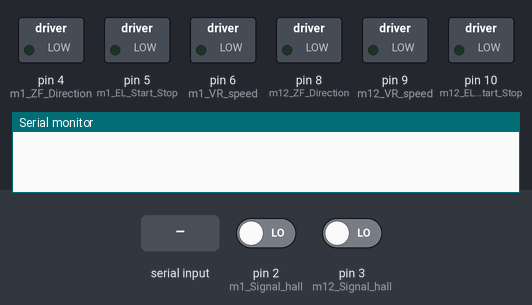
Bench run of a sketch on a simulated Arduino Nano, built with avr-gcc and run on an emulated ATmega328P. On the bench: switched loads named in the sketch (green lamp = pin HIGH), the last lines printed to the serial monitor. Inputs (shaded band) come from the test bench; at power-on: pin 2 (m1_Signal_hall) LOW, pin 3 (m12_Signal_hall) LOW.

Above: at 1.2 s.
1.3 s: "30:150\n" received over Serial
At 3.7 s:
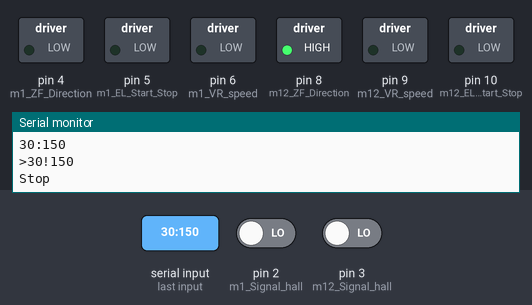
4.0 s: "1:90:45\n" received over Serial
At 5.2 s:
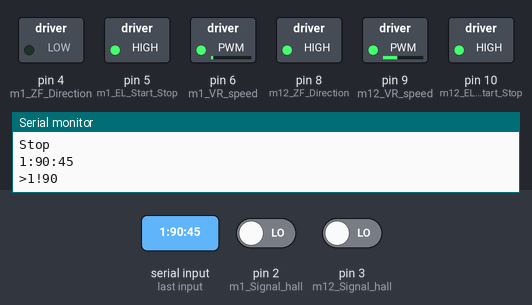
Timing chart, 0 to 7.0 s (numbered marks = the images above; inputs shaded):
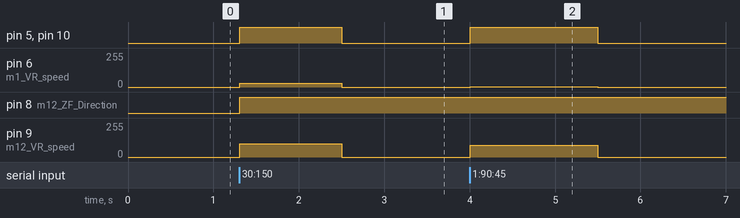

Measured:
- after the input at 1.3 s, pin 5 (m1_EL_Start_Stop), pin 10 (m12_EL_Start_Stop): LOW → HIGH at once, → LOW 1.2 s later; pin 6 (m1_VR_speed): 0/255 → 30/255 at once, → 0/255 1.2 s later; pin 8 (m12_ZF_Direction): LOW → HIGH at once; pin 9 (m12_VR_speed): 0/255 → 100/255 at once, → 0/255 1.2 s later
- after the input at 4.0 s, pin 5 (m1_EL_Start_Stop), pin 10 (m12_EL_Start_Stop): LOW → HIGH at once, → LOW 1.5 s later; pin 6 (m1_VR_speed): 0/255 → 1/255 at once, → 0/255 1.5 s later; pin 9 (m12_VR_speed): 0/255 → 90/255 at once, → 0/255 1.5 s later

The sketch:

BLDC_Controler_UDP.ino
```cpp
//#######################################
//#######################################
// GPIO mappings for Arduino Nano
//#######################################
int m1_Signal_hall = 2; // Signal - Hall sensor
int m1_VR_speed = 6;  //VR   6
int m1_ZF_Direction = 4; // ZF
int m1_EL_Start_Stop = 5; //EL

int m12_Signal_hall = 3; // Signal - Hall sensor
int m12_VR_speed = 9;  //VR
int m12_ZF_Direction = 8; // ZF
int m12_EL_Start_Stop = 10; //EL
//#######################################
//#######################################
#define COUNTERLIMIT  1

const int UPLIMIT = 100;
const int DWLIMIT = -100;

int lspeed = 0;
int rspeed = 0;

volatile int lpos = 0;
volatile int rpos = 0;

int lmaxpos = 0;
int rmaxpos = 0;

float  ldiff = 0;
float rdiff = 0;
volatile bool change = true;


bool FF = false;
//#######################################
//#######################################

unsigned long startMillis;  //some global variables available anywhere in the program
unsigned long currentMillis;
unsigned long period = 1000;  //the value is a number of milliseconds

String inputString = "";         // a string to hold incoming data
boolean stringComplete = false;  // whether the string is complete

void setup() {

  // put your setup code here, to run once:
  Serial.begin(9600);

  //wheel 1 - Setup pin mode
  pinMode(m1_EL_Start_Stop, OUTPUT);//stop/start - EL
  pinMode(m1_Signal_hall, INPUT);   //plus       - Signal
  pinMode(m1_ZF_Direction, OUTPUT); //direction  - ZF

  //wheel 2 - Setup pin mode
  pinMode(m12_EL_Start_Stop, OUTPUT);//stop/start - EL
  pinMode(m12_Signal_hall, INPUT);   //plus       - Signal
  pinMode(m12_ZF_Direction, OUTPUT); //direction  - ZF

  //Hall sensor detection - Count steps
  attachInterrupt(digitalPinToInterrupt(m1_Signal_hall), lplus, CHANGE);
  attachInterrupt(digitalPinToInterrupt(m12_Signal_hall), rplus, CHANGE);

  startMillis = millis();  //initial start time
}

void lplus() {
  lpos++;
  change = true;
}
void rplus() {
  rpos++;
  change = true;
}

int LSpeed = 0;
int RSPeed = 0;
int counter = 0;

void wheelStop() {
  digitalWrite(m1_EL_Start_Stop, LOW);
  digitalWrite(m12_EL_Start_Stop, LOW);
}


void LWheelMove(int LwheelSpeed) {
  LwheelSpeed = limit(LwheelSpeed);
  if (LwheelSpeed > 0) {
    analogWrite(m1_VR_speed, LwheelSpeed);
    digitalWrite(m1_ZF_Direction, LOW);
  } else if (LwheelSpeed < 0) {
    analogWrite(m1_VR_speed, -1 * LwheelSpeed);
    digitalWrite(m1_ZF_Direction, HIGH);
  } else   if (LwheelSpeed == 0) {
    LWheelStop();
    return;
  }
  digitalWrite(m1_EL_Start_Stop, HIGH);
}

void RWheelStop() {
  analogWrite(m12_VR_speed, 0);
  digitalWrite(m12_EL_Start_Stop, LOW);
}
void RWheelMove(int RwheelSpeed) {
  RwheelSpeed = limit(RwheelSpeed);
  if (RwheelSpeed > 0) {
    analogWrite(m12_VR_speed, RwheelSpeed);
    digitalWrite(m12_ZF_Direction, HIGH);
  } else if (RwheelSpeed < 0) {
    analogWrite(m12_VR_speed, -1 * RwheelSpeed);
    digitalWrite(m12_ZF_Direction, LOW);
  } else   if (RwheelSpeed == 0) {
    RWheelStop();
    return;
  }
  digitalWrite(m12_EL_Start_Stop, HIGH);
}

void LWheelStop() {
  analogWrite(m1_VR_speed, 0);
  digitalWrite(m1_EL_Start_Stop, LOW);
}

int limit(int originalvalue) {
  if (originalvalue >= UPLIMIT)
    return UPLIMIT;
  if (originalvalue <= DWLIMIT)
    return DWLIMIT;
  return originalvalue;
}


void serialEvent() {
  while (Serial.available()) {
    // get the new byte:
    char inChar = (char)Serial.read();
    if (inChar == '{') {
      inputString = "";
      continue;
    }
    // add it to the inputString:
    inputString += inChar;
    // if the incoming character is a newline, set a flag
    // so the main loop can do something about it:
    if (inChar == '\n') {
      stringComplete = true;
    }
  }
}

void loop() {
  currentMillis = millis();  //get the current "time" (actually the number of milliseconds since the program started)
  if (stringComplete) {
    Serial.println(inputString);
//    if (inputString.length() > 2 && !FF)
//    {
//      if (inputString[0] == 'F' && inputString[1] == 'F' && inputString[2] == '}') {
//        FF = true;
//        lpos = 0; rpos = 0; ldiff =0; rdiff = 0;
//        Serial.print("Mode FF");
//        lspeed = 35; rspeed = 35;
//        LWheelMove(50); RWheelMove(50);
//      }
//    }
    if (inputString != "" && inputString.length() > 6) {
      if ((inputString[0] >= 48 && inputString[0] <= 57) || (inputString[0] == 45 && inputString[1] >= 48 && inputString[1] <= 57))
      {
        int x = getValue(inputString, ':', 0).toInt();
        int y = getValue(inputString, ':', 1).toInt();
        //Serial.print(inputString);
        Serial.print(">");
        Serial.print(x);
        Serial.print("!");
        Serial.print(y);
        Serial.println();
        counter = 0;
        // MODE FF
        if (x == 0 & y == 0 && FF)
        {
          LWheelMove(0); RWheelMove(0);
          FF = false;
        }

        //Mode Normal
        if (!FF) {
          LWheelMove(x); RWheelMove(y);
        }

        if ((x < 0 && y > 0) || (x > 0 && y < 0)) {
          period = 250;
        } else {
          period = 750;
        }
      }
    }
    // clear the string:
    inputString = "";
    stringComplete = false;
  }
  if (currentMillis - startMillis >= period)  //test whether the period has elapsed
  {
    if (counter <= COUNTERLIMIT)
      counter++;
    startMillis = currentMillis;  //IMPORTANT to save the start time of the current LED state.
  }
  if (counter > COUNTERLIMIT ) {
    counter = 0;
    if (!FF) {
      LWheelMove(0); RWheelMove(0);
      Serial.println("Stop");
    }


  }


  //  if (change && FF) {
  //    if (lpos < 50 || rpos < 50) {
  //      return;
  //    }
  //    if (lpos > rpos) {
  //      LWheelMove(lspeed);lspeed=0;
  //      lmaxpos = lpos;
  //    } else {
  //      rmaxpos = rpos;
  //      RWheelMove(rspeed);rspeed=0;
  //    }
  //
  //    if(lspeed==0 && rspeed==0) FF= false;
  //    change = false;
  //        Serial.print(lpos);
  //        Serial.print(":");
  //        Serial.print(rpos);
  //        Serial.print(":");
  //        Serial.print(lmaxpos);
  //        Serial.print(":");
  //        Serial.print(rmaxpos);
  //        Serial.println();
  //  }
  if (change && FF) {
    if (lpos < (rpos + 10)) {
      ldiff = rpos - lpos;
      ldiff = ldiff * 2.2;
      if (rspeed > ldiff + 10) {
        rspeed = rspeed - ldiff;
        lspeed = lspeed + ldiff;
      }
    } else if (rpos < (lpos + 10))

    {
      rdiff = lpos - rpos;
      rdiff = rdiff * 2.2;
      if (lspeed > rdiff + 10) {
        lspeed = lspeed - rdiff;
        rspeed = rspeed + rdiff;
      }
    }

    LWheelMove(lspeed);
    RWheelMove(rspeed);
    change = false;
        Serial.print(lpos);
        Serial.print(":");
        Serial.print(rpos);
        Serial.print(":");
        Serial.print(lspeed);
        Serial.print(":");
        Serial.print(rspeed);
        Serial.println();
  }
}

String getValue(String data, char separator, int index)
{
  int found = 0;
  int strIndex[] = { 0, -1 };
  int maxIndex = data.length() - 1;

  for (int i = 0; i <= maxIndex && found <= index; i++) {
    if (data.charAt(i) == separator || i == maxIndex) {
      found++;
      strIndex[0] = strIndex[1] + 1;
      strIndex[1] = (i == maxIndex) ? i + 1 : i;
    }
  }
  return found > index ? data.substring(strIndex[0], strIndex[1]) : "";
}
//"
//"direction":"forward","steps":"500","speed":"20","speed2":"20"}
```
